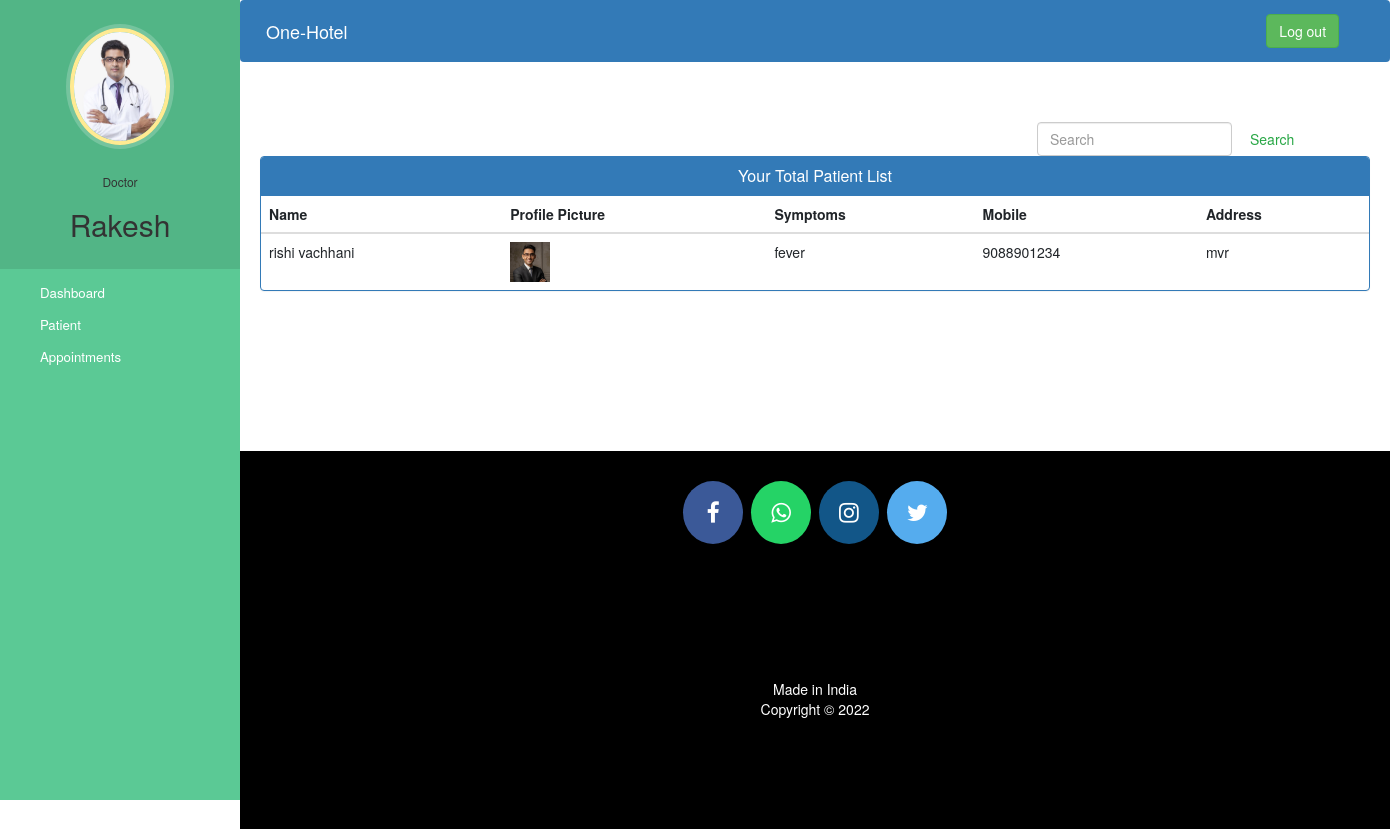
Page /doctor-view-patient (signed in) on the committed database.
### hospital/models.py (models this page shows, shortened)
class Doctor(models.Model):
    user=models.OneToOneField(User,on_delete=models.CASCADE)
    profile_pic= models.ImageField(upload_to='profile_pic/DoctorProfilePic/',null=True,blank=True)
    address = models.CharField(max_length=40)
    mobile = models.CharField(max_length=20,null=True)
    department= models.CharField(max_length=50,choices=departments,default='Cardiologist')
    status=models.BooleanField(default=False)

class Patient(models.Model):
    user=models.OneToOneField(User,on_delete=models.CASCADE)
    profile_pic= models.ImageField(upload_to='profile_pic/PatientProfilePic/',null=True,blank=True)
    address = models.CharField(max_length=40)
    mobile = models.CharField(max_length=20,null=False)
    symptoms = models.CharField(max_length=100,null=False)
    assignedDoctorId = models.PositiveIntegerField(null=True)
    admitDate=models.DateField(auto_now=True)
    status=models.BooleanField(default=False)
    @property
    def get_name(self):
        return self.user.first_name+" "+self.user.last_name

### hospital/views.py (the view)
# urls.py: path('doctor-view-patient', views.doctor_view_patient_view,name='doctor-view-patient'),
@login_required(login_url='doctorlogin')
@user_passes_test(is_doctor)
def doctor_view_patient_view(request):
    patients=models.Patient.objects.all().filter(status=True,assignedDoctorId=request.user.id)
    doctor=models.Doctor.objects.get(user_id=request.user.id) #for profile picture of doctor in sidebar
    return render(request,'hospital/doctor_view_patient.html',{'patients':patients,'doctor':doctor})

### hospital/views.py (called while the page is built)
def is_doctor(user):
    return user.groups.filter(name='DOCTOR').exists()

### templates/hospital/doctor_view_patient.html (shortened to what this page needs)
{% extends 'hospital/doctor_base.html' %}
{% block content %}
{%load static%}
<head>
  <link href="//netdna.bootstrapcdn.com/bootstrap/3.0.0/css/bootstrap.min.css" rel="stylesheet" id="bootstrap-css">
</head>
<div class="container">
    <form  action="/search" method="get" style="margin-left:70%;" class="form-inline my-2 my-lg-0">
      <input class="form-control mr-sm-2" type="search" placeholder="Search" name="query" id="query" aria-label="Search">
      <button class="btn btn-outline-success my-2 my-sm-0" type="submit">Search</button>
    </form>
  {% if patients %}
  <div class="panel panel-primary">
    <div class="panel-heading">
      <h6 class="panel-title">Your Total Patient List</h6>
    </div>
    <table class="table table-hover" id="dev-table">
      <thead>
        <tr>
          <th>Name</th>
          <th>Profile Picture</th>
          <th>Symptoms</th>
          <th>Mobile</th>
          <th>Address</th>
        </tr>
      </thead>
      {% for p in patients %}
      <tr>
        <td> {{p.get_name}}</td>
        <td> <img src="{% static p.profile_pic.url %}" alt="Profile Pic" height="40px" width="40px" /></td>
        <td>{{p.symptoms}}</td>
        <td>{{p.mobile}}</td>
        <td>{{p.address}}</td>
      </tr>
      {% endfor %}
    </table>
  </div>
  {%else%}
  <br><br><br>
  <h4 style="text-align: center;color: red;">No Patient Found !!!</h4>
  {% endif %}
</div>
{% endblock content %}

### templates/hospital/doctor_base.html (shortened to what this page needs)
<!DOCTYPE html>
{% load static %}
<html lang="en">
<head>
  <link rel="stylesheet" href="https://stackpath.bootstrapcdn.com/bootstrap/4.3.1/css/bootstrap.min.css">
  <link rel="stylesheet" href="https://maxcdn.bootstrapcdn.com/font-awesome/4.7.0/css/font-awesome.min.css">
</head>
<body>
  <nav class="menu" tabindex="0">
    <header class="avatar">
      <img src="{% static doctor.profile_pic.url %}" alt="Profile Pic" />
      <br><br>
      <h6>Doctor</h6>
      <h2>{{request.user.first_name}}</h2>
    </header>
    <ul>
      <li tabindex="0" class="icon-dashboard"> <a style="color:white; text-decoration:none;"
          href="/doctor-dashboard"><span>Dashboard</span></a> </li>
      <li tabindex="0" class="icon-users"> <a style="color:white; text-decoration:none;"
          href="/doctor-patient"><span>Patient</span></a></li>
      <li tabindex="0" class="icon-calendar"> <a style="color:white; text-decoration:none;"
          href="/doctor-appointment"><span>Appointments</span></a></li>
    </ul>
  </nav>
  <main>
    <div class="bs-example">
      <nav class="navbar navbar-expand-md  navbar-dark fixed-top" style="background:#337AB7;">
        <a href="/doctor-dashboard" class="navbar-brand">One-Hotel</a>
        <div class="collapse navbar-collapse justify-content-between" id="navbarCollapse">
          <div class="navbar-nav" style=" margin-left: 90%;">
            <a href="/logout">
              <button type="button" class="btn btn-success">Log out</button>
            </a>
          </div>
        </div>
      </nav>
    </div>
    <br><br>
    {% block content %}
    {% endblock content %}
    <br><br><br><br><br><br><br>
    <footer>
      <p>
        <a id="ftr" href="https://facebook.com/sumit.luv/" class="fa fa-facebook"></a>
        <a id="ftr"
          href="https://api.whatsapp.com/send?phone=919572181024&text=Hello%20Sumit.%0d%0aHow%20are%20you%20%3f%0d%0aI%20came%20from%20your%20website.&source=&data=#"
          class="fa fa-whatsapp"></a>
        <a id="ftr" href="https://instagram.com/sumit.luv" class="fa fa-instagram"></a>
        <a id="ftr" href="https://twitter.com/sumitkumar1503" class="fa fa-twitter"></a>
      </p>
      <br>
      <div class="container">
        <div class="row">
          <div class="col-md-12 col-sm-12">
            <div style="color:#ffffff;" class="wow fadeInUp footer-copyright">
              <p>Made in India <br>
                Copyright &copy; 2022 </p>
            </div>
          </div>
        </div>
      </div>
    </footer>
  </main>
</body>
</html>

### templates/hospital/doctor_base.html (style rules this page uses)
a:link { text-decoration: none; }
a { color: white; }
footer { padding: 0px 0px 0px 0px; background-color: black; margin: 0px; }
#ftr { padding: 20px; }
.fa { font-size: 23px; width: 60px; text-align: center; text-decoration: none; margin: 5px 2px; border-radius: 50%; }
.fa-facebook { background: #3B5998; color: white; margin-top: 30px; }
.fa-whatsapp { background: #25d366; color: white; }
.fa-twitter { background: #55ACEE; color: white; }
.fa-instagram { background: #125688; color: white; }
p { text-align: center; }
body { padding-left: 240px; }
main { position: relative; height: 100vh; }
.menu { background: #5bc995; height: 100vh; width: 240px; position: fixed; top: 0px; left: 0; z-index: 5; outline: none; }
.menu .avatar { background: rgba(0, 0, 0, 0.1); padding: 2em 0.5em; text-align: center; }
.menu .avatar img { width: 100px; border-radius: 50%; overflow: hidden; border: 4px solid #ffea92; box-shadow: 0 0 0 4px rgba(255, 255, 255, 0.2); }
.menu .avatar h2 { font-weight: normal; margin-bottom: 0; }
.menu ul { list-style: none; padding: 0.5em 0; margin: 0; }
.menu ul li { padding: 0.5em 1em 0.5em 3em; font-size: 0.95em; font-weight: regular; background-repeat: no-repeat; background-position: left 15px center; background-size: auto 20px; transition: all 0.15s linear; cursor: pointer; }
.menu ul li.icon-dashboard { background-image: url("http://www.entypo.com/images//gauge.svg"); }
.menu ul li.icon-users { background-image: url("http://www.entypo.com/images//users.svg"); }
.menu ul li.icon-calendar { background-image: url("http://www.entypo.com/images//calendar.svg"); }

### templates/hospital/doctor_view_patient.html (style rules this page uses)
a:link { text-decoration: none; }
h6 { text-align: center; }
.row { margin: 100px; }

### rows in the picture
Doctor: profile_pic (picture)
Patient: get_name "rishi vachhani", profile_pic (picture), symptoms "fever", mobile "9088901234", address "mvr"

### other values in the picture
{{ request.user.first_name }} "Rakesh"
